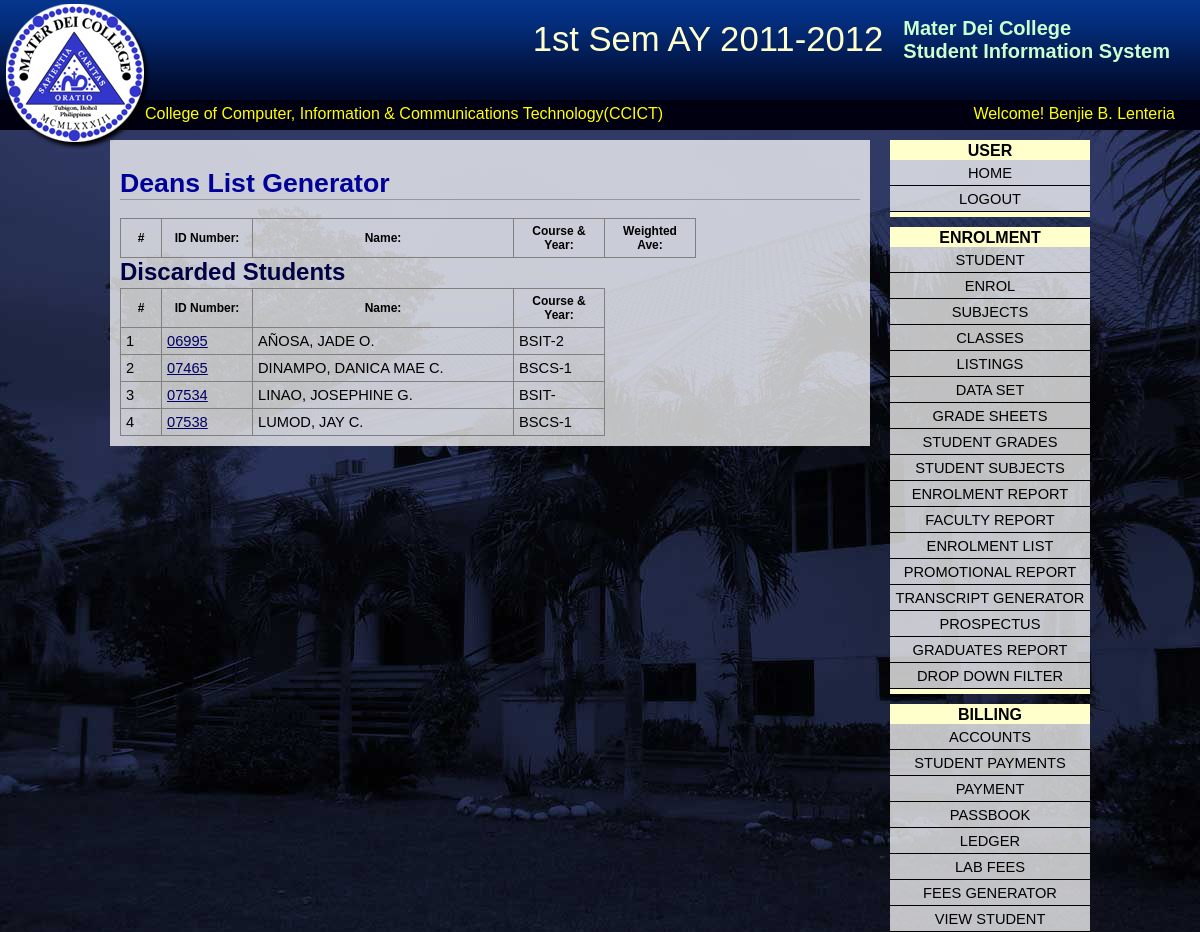
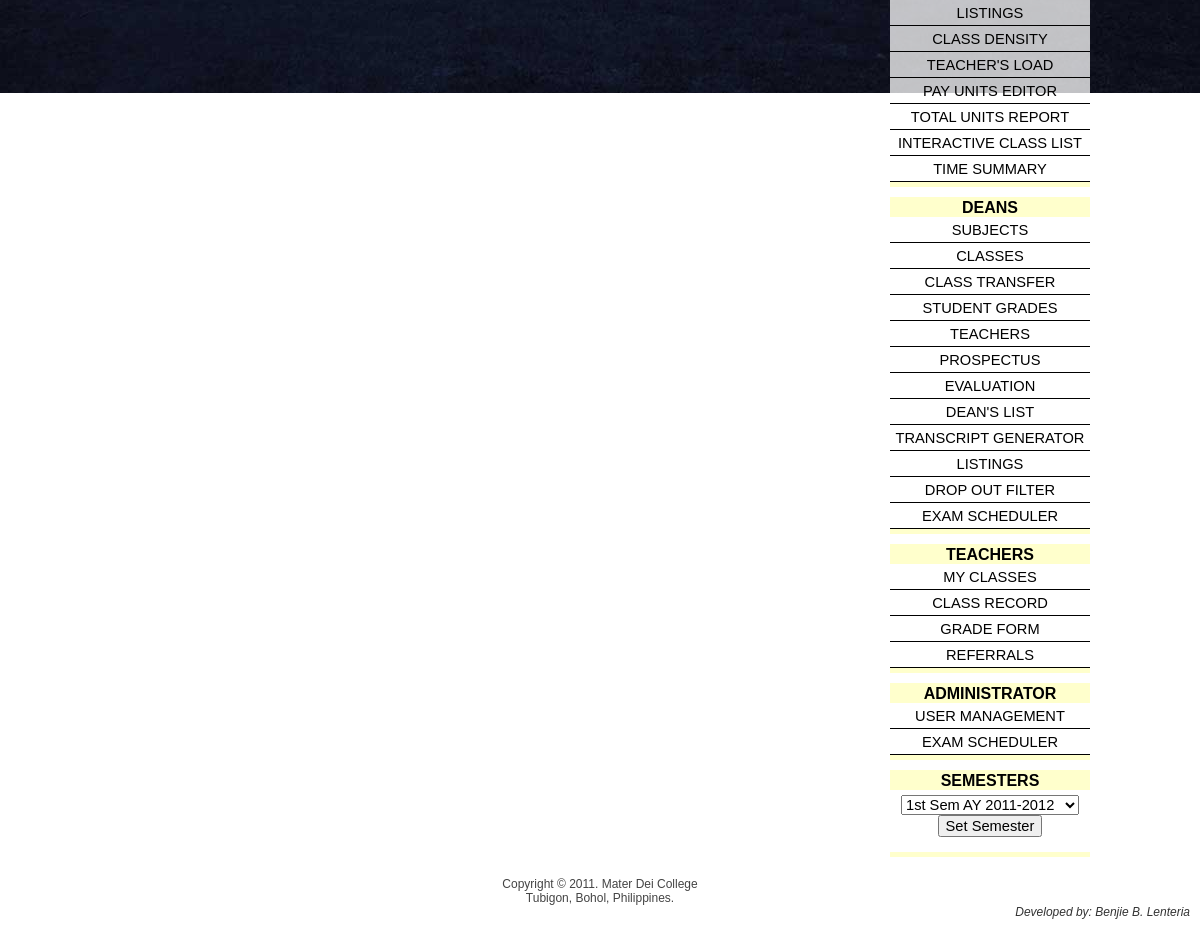
The app's page /index.php?page=deans_list (signed in) with its own data (2 pictures, top to bottom).
### tables this page shows
CREATE TABLE IF NOT EXISTS `sems` (
  `sem_code` int(4) unsigned zerofill NOT NULL AUTO_INCREMENT,
  `sem` varchar(20) NOT NULL,
  `sem_num` int(1) unsigned NOT NULL,
  PRIMARY KEY (`sem_code`)
);

CREATE TABLE IF NOT EXISTS `colleges` (
  `clg_no` int(2) unsigned zerofill NOT NULL AUTO_INCREMENT,
  `college` varchar(60) NOT NULL,
  `acrnm` varchar(7) NOT NULL,
  `dean` varchar(45) DEFAULT NULL,
  PRIMARY KEY (`clg_no`)
);

CREATE TABLE IF NOT EXISTS `modassgn` (
  `user` varchar(15) NOT NULL,
  `modlno` int(2) unsigned NOT NULL,
  PRIMARY KEY (`user`,`modlno`),
  KEY `FK_modassgn_2` (`modlno`)
);

### index.php (the view, shortened to what this page needs)
<?php
	function getSemester($sem_code){
		$sem=mysql_query("SELECT sem FROM sems WHERE sem_code=$sem_code");
		$semr=mysql_fetch_row($sem);
		echo $semr[0];
	}
?>
<html>
<head><title>Student Information System</title>
<link href="css/main.css" rel="stylesheet" type="text/css">
</head>
<body>
<div id="heading">
	<div id="logo"></div>
    <div id="title">
    	<h2>Mater Dei College <br/ >Student Information System</h2>
    </div>
	<div id="sem">
		<?php if(isset($_SESSION['sem_code'])) getSemester($_SESSION['sem_code']);?>
	</div>
</div>
<div id="strip">
    <div id="college">
	<?php
	if(isset($_SESSION['clg_no'])){
		$cg = mysql_query("SELECT college, acrnm FROM colleges WHERE clg_no={$_SESSION['clg_no']}");
		$cgr=mysql_fetch_assoc($cg);
		echo $cgr['college'] . "(" . $cgr['acrnm'] . ")";
	}
	?>
    </div>
	<div id="user">
	<?php
	if(isset($_SESSION['fullname'])){
		echo "Welcome! " . $_SESSION['fullname'];
	}
	?>
	</div>
</div>
<div id="wrapper">
   	<?php
		if(isset($_GET['page'])){
			echo "<div id='widget_area'>";
			include("widgets/user_widget.php");
			$md = mysql_query("SELECT * FROM modules NATURAL JOIN modassgn WHERE user='{$_SESSION['user']}'");
			while($mdr=mysql_fetch_assoc($md)){
				if(file_exists("widgets/" . $mdr['module'] . "_widget.php"))
					include("widgets/" . $mdr['module'] . "_widget.php");
			}
			include("widgets/semesters_widget.php");
			echo "</div>";
			echo "<div id='container'>";
			if(isset($_SESSION[$_GET['page']])){
				if(file_exists("pages/" . $_GET['page'] . ".php"))
				include("pages/" . $_GET['page'] . ".php");
				echo "</div>";
			}
		}else{
			include("pages/login.php");
		}
	?>
</div>
<div id="footer1">
	Copyright &copy; 2011. Mater Dei College<br/ >
    Tubigon, Bohol, Philippines.<br/>
    <span style="float: right; color: #333; font-size: 9pt; margin-right: 10px;font-style: oblique">Developed by: Benjie B. Lenteria</span>
</div>
</body>
</html>

### widgets/enrolment_widget.php
<div class="widget">
	<div class="widget_head">
	enrolment
	</div>
    <a href="index.php?page=student">Student</a>
    <a href="index.php?page=enrol">Enrol</a>
    <a href="index.php?page=subjects&pagenum=1">Subjects</a>
	<a href="index.php?page=classes">Classes</a>
    <a href="index.php?page=listings">Listings</a>
    <a href="index.php?page=datasets">Data Set</a>
    <a href="index.php?page=gradesheets">Grade Sheets</a>
    <a href="index.php?page=student_grades">Student Grades</a>
    <a href="index.php?page=student_subjects_selector">Student Subjects</a>
    <a href="index.php?page=enrolment_report">Enrolment Report</a>
    <a href="index.php?page=faculty_report">Faculty Report</a>
    <a href="index.php?page=enrolist">Enrolment List</a>
    <a href="index.php?page=promo_rep">Promotional Report</a>
    <a href="index.php?page=transcript">Transcript Generator</a>
    <a href="index.php?page=prospectus">Prospectus</a>
    <a href="index.php?page=graduates_report">Graduates Report</a>
    <a href="index.php?page=drop_out_filter">Drop Down Filter</a>
</div>

### widgets/billing_widget.php
<div class="widget">
    <div class="widget_head">Billing</div>
    <a href="index.php?page=accounts">Accounts</a>
    <a href="index.php?page=stud_payments">Student Payments</a>
    <a href="index.php?page=payments">Payment</a>
    <a href="index.php?page=passbook">Passbook</a>
    <a href="index.php?page=ledger">Ledger</a>
    <a href="index.php?page=lab_fees">Lab Fees</a>
    <a href="index.php?page=fees_gen">Fees Generator</a>
    <a href="index.php?page=view_student">View Student</a>
    <a href="index.php?page=listings">Listings</a>
    <a href="index.php?page=class_density">Class Density</a>
    <a href="index.php?page=teachers_load_finance">Teacher's Load</a>
    <a href="index.php?page=payunits">Pay Units Editor</a>
    <a href="index.php?page=units_report">Total Units Report</a>
    <a href="index.php?page=icl">Interactive Class List</a>
    <a href="index.php?page=times">Time Summary</a>
</div>

### widgets/deans_widget.php
<div class="widget">
	<div class="widget_head">Deans</div>
	<a href="index.php?page=subjects&pagenum=1">Subjects</a>
	<a href="index.php?page=classes">Classes</a>
	<a href="index.php?page=class_transfer">Class Transfer</a>
	<a href="index.php?page=student_grades">Student Grades</a>
	<a href="index.php?page=teachers">Teachers</a>
	<a href="index.php?page=prospectus">Prospectus</a>
	<a href="index.php?page=evaluation">Evaluation</a>
	<a href="index.php?page=deans_list">Dean's List</a>
	<a href="index.php?page=transcript">Transcript Generator</a>
	<a href="index.php?page=listings">Listings</a>
	<a href="index.php?page=drop_out_filter">Drop Out Filter</a>
	<a href="index.php?page=exam_sched">Exam Scheduler</a>
</div>

### widgets/teachers_widget.php
<div class="widget">
	<div class="widget_head">
	teachers
	</div>
    <a href="index.php?page=teacher_classes">My Classes</a>
    <a href="index.php?page=teacher_class_record">Class Record</a>
    <a href="index.php?page=grade_form">Grade Form</a>
    <a href="index.php?page=referrals">Referrals</a>
</div>

### widgets/administrator_widget.php
<div class="widget">
    <div class="widget_head">Administrator</div>
    <a href="index.php?page=users">User Management</a>
    <a href="index.php?page=exam_sched">Exam Scheduler</a>
</div>

### css/main.css (style rules this page uses)
* { font-family: Arial, Helvetica, sans-serif; color: #000; font-size: 11pt; }
a { color: #006; }
body { background: url(../images/background.jpg) no-repeat top left fixed; margin: 0; }
#college { float: left; margin-left: 140px; }
#college, #user { color: yellow; font-size: 12pt; padding: 5px; }
#container { width: 740px; background: url(../images/white_transparent.png); padding: 10px; display:block; margin-top: 10px; float: left; }
#footer1 { width: 100%; float: left; clear: both; background: #fff; height: 50px; font-size: 9pt; color: #444; text-align: center; padding-top: 10px; margin-top: 10px; }
#heading { width: 100%; height: 100px; background: url(../images/heading_background.png); }
#logo { height: 150px; width: 150px; position: absolute; top:0px; left:0px; background-image: url(../images/logo.png); }
#sem { float: right; font-size: 26pt; color: #ffc; margin-top: 20px; margin-right: 20px; }
#strip { width:100%; height: 30px; background: #001; margin: 0px; }
#title { float: right; height: 100px; }
#title h2 { font-size: 15pt; color: #CFC; float:right; margin-right: 30px; }
#user { float: right; margin-right: 20px; }
.widget { border-top: 10px solid #FFC; border-bottom: 5px solid #ffc; width: 200px; margin-top: 10px; background-image: url(../images/white_transparent.png); }
.widget a { display: block; clear: both; height: 20px; text-decoration: none; text-align:center; border-bottom: 1px solid black; padding-top: 5px; text-transform: uppercase; color: #000; }
.widget_head { background: #FFC; font-weight: bold; font-size: 12pt; padding-bottom: 0px; margin-top: -8px; text-align: center; text-transform: uppercase; }
#widget_area { width: 200px; float: right; }
#wrapper { width: 980px; margin-left: auto; margin-right: auto; margin-top: 0px; min-height: 500px; }

### records on screen
sems: sem "1st Sem AY 2011-2012"
colleges: college "College of Computer, Information & Communications Technology", acrnm "CCICT"

### other values on screen
$_SESSION['fullname'] "Benjie B. Lenteria"
$dsub['idnum'] "06995"
$dsub['name'] "AÑOSA, JADE O."
$dsub['course_year'] "BSIT-2"
$dsub['idnum'] "07465"
$dsub['name'] "DINAMPO, DANICA MAE C."
$dsub['course_year'] "BSCS-1"
$dsub['idnum'] "07534"
$dsub['name'] "LINAO, JOSEPHINE G."
$dsub['course_year'] "BSIT-"
$dsub['idnum'] "07538"
$dsub['name'] "LUMOD, JAY C."
form field sem_code "1st Sem AY 2011-2012"
